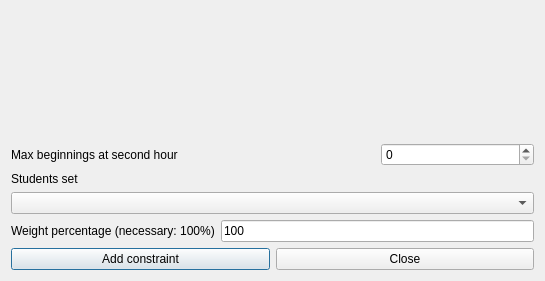
<?xml version="1.0" encoding="UTF-8"?>
<ui version="4.0">
 <class>AddConstraintStudentsSetMorningsEarlyMaxBeginningsAtSecondHourForm_template</class>
 <widget class="QDialog" name="AddConstraintStudentsSetMorningsEarlyMaxBeginningsAtSecondHourForm_template">
  <property name="geometry">
   <rect>
    <x>0</x>
    <y>0</y>
    <width>545</width>
    <height>281</height>
   </rect>
  </property>
  <property name="windowTitle">
   <string extracomment="This is the title of the dialog to add a new constraint of this type">Add students set mornings early max beginnings at second hour</string>
  </property>
  <layout class="QGridLayout" name="gridLayout">
   <item row="1" column="0" colspan="2">
    <widget class="QLabel" name="maxBeginningsTextLabel">
     <property name="frameShape">
      <enum>QFrame::NoFrame</enum>
     </property>
     <property name="frameShadow">
      <enum>QFrame::Plain</enum>
     </property>
     <property name="text">
      <string>Max beginnings at second hour</string>
     </property>
     <property name="wordWrap">
      <bool>false</bool>
     </property>
    </widget>
   </item>
   <item row="4" column="0">
    <widget class="QLabel" name="weightTextLabel">
     <property name="frameShape">
      <enum>QFrame::NoFrame</enum>
     </property>
     <property name="frameShadow">
      <enum>QFrame::Plain</enum>
     </property>
     <property name="text">
      <string>Weight percentage (necessary: 100%)</string>
     </property>
     <property name="wordWrap">
      <bool>false</bool>
     </property>
    </widget>
   </item>
   <item row="5" column="0" colspan="3">
    <layout class="QHBoxLayout">
     <item>
      <widget class="QPushButton" name="addConstraintPushButton">
       <property name="text">
        <string>Add constraint</string>
       </property>
      </widget>
     </item>
     <item>
      <widget class="QPushButton" name="closePushButton">
       <property name="text">
        <string>Close</string>
       </property>
      </widget>
     </item>
    </layout>
   </item>
   <item row="1" column="2">
    <widget class="QSpinBox" name="maxBeginningsSpinBox"/>
   </item>
   <item row="3" column="0" colspan="3">
    <widget class="QComboBox" name="studentsComboBox">
     <property name="editable">
      <bool>false</bool>
     </property>
     <property name="insertPolicy">
      <enum>QComboBox::NoInsert</enum>
     </property>
     <property name="duplicatesEnabled">
      <bool>false</bool>
     </property>
    </widget>
   </item>
   <item row="4" column="1" colspan="2">
    <widget class="QLineEdit" name="weightLineEdit">
     <property name="text">
      <string notr="true">100</string>
     </property>
    </widget>
   </item>
   <item row="2" column="0" colspan="3">
    <widget class="QLabel" name="studentsTextLabel">
     <property name="frameShape">
      <enum>QFrame::NoFrame</enum>
     </property>
     <property name="frameShadow">
      <enum>QFrame::Plain</enum>
     </property>
     <property name="text">
      <string>Students set</string>
     </property>
     <property name="wordWrap">
      <bool>false</bool>
     </property>
    </widget>
   </item>
   <item row="0" column="0" colspan="3">
    <spacer name="spacer13">
     <property name="orientation">
      <enum>Qt::Vertical</enum>
     </property>
     <property name="sizeType">
      <enum>QSizePolicy::Expanding</enum>
     </property>
     <property name="sizeHint" stdset="0">
      <size>
       <width>20</width>
       <height>16</height>
      </size>
     </property>
    </spacer>
   </item>
  </layout>
 </widget>
 <layoutdefault spacing="6" margin="11"/>
 <resources/>
 <connections/>
</ui>
